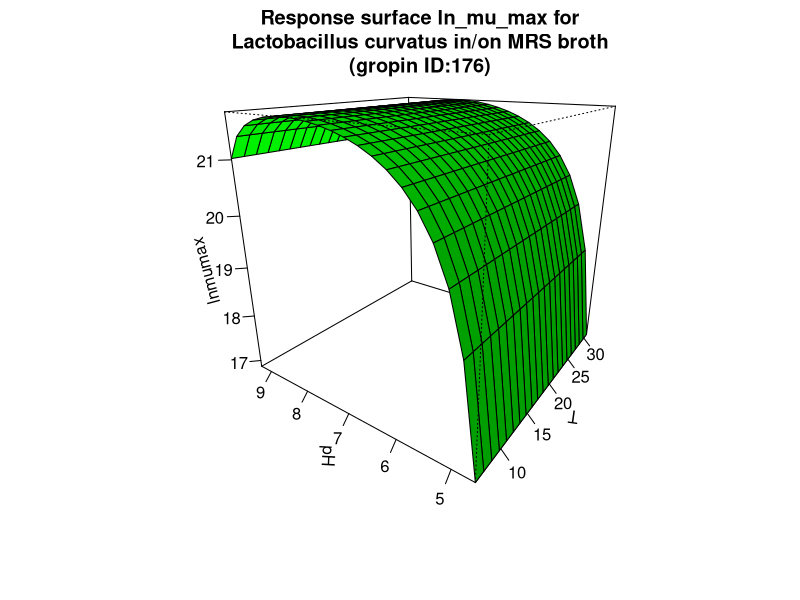

Here is the R script that generated this plot:
#############################
# start of Parameter script
#############################
T <- seq(6.006,30.969030969031,length.out=21)
pH <- seq(4.6046,9.29070929070929,length.out=21)
#############################
# end of Parameter script
#############################
############################# 
# start of Model script Gropin ID 176 
#############################
 
# constant coefficients for this model
a11 <- 22.87
pHsubmin <- 4.14
pHsupmax <- 9.8000000000000007
pHmin <- 4.26
pHmax <- 9.77
 
variables <- data.frame(T,pH)
argumentsPar <- unique.data.frame(expand.grid(variables))
 
# heart of the model
response_surface <- function(T,pH) {
   mumax <-(a11*(((pH-pHmin)*(pH-pHmax))/((pH-pHsubmin)*(pH-pHsupmax))))

	return(mumax=mumax)
} 

# output parameters
responseSurface <- cbind(argumentsPar,response_surface(argumentsPar['T'],argumentsPar['pH']))
colnames(responseSurface) <- c(colnames(argumentsPar),'lnmumax')
#############################
# End of Model script
#############################
############################# 
# start of Visualisation script Gropin ID 176 
#############################
titleText <-'Response surface ln_mu_max for
Lactobacillus curvatus in/on MRS broth
(gropin ID:176)'
persp(T,pH,matrix(unlist(responseSurface$'lnmumax'),nrow=21),col = 'green',xlab='T',ylab='pH',zlab='lnmumax',main=titleText,theta=305,phi=20,shade=0.25,ticktype = 'detailed')
#############################
# End of Visualisation script
#############################
